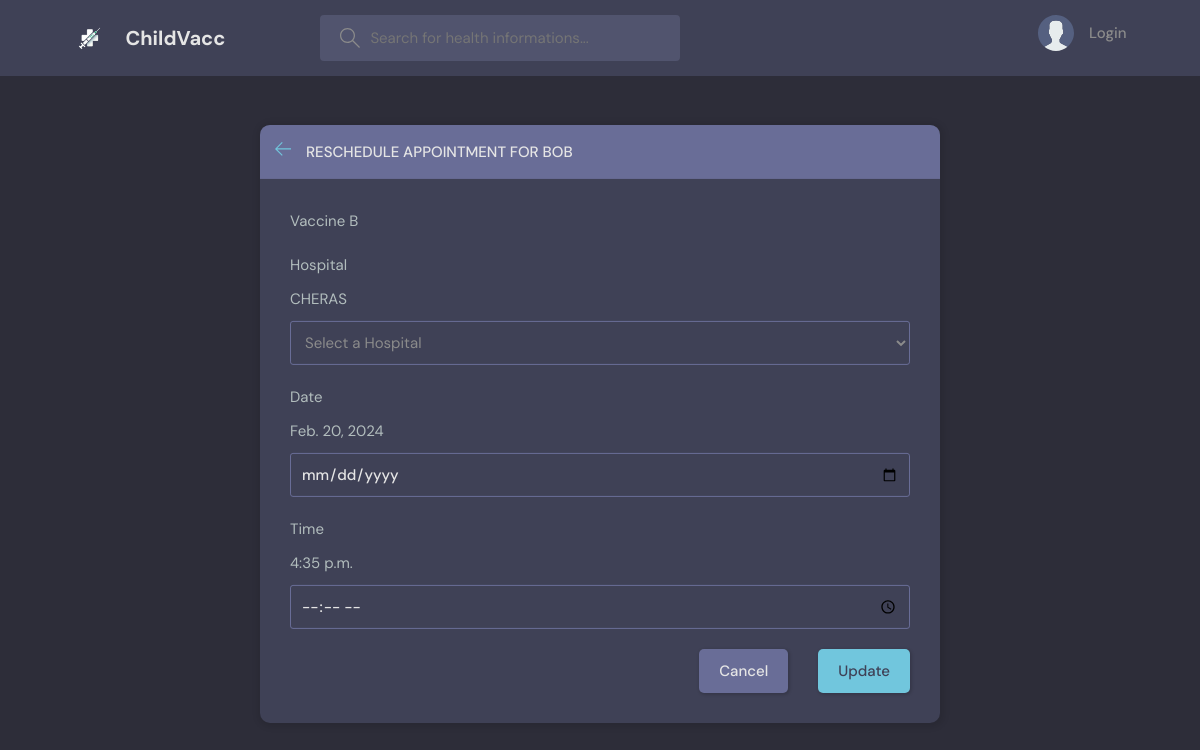
Page /reschedule-appointment/50 on the committed database.
### base/models.py (models this page shows, shortened)
class Child(models.Model):
    name = models.CharField(max_length=150)
    age = models.IntegerField(default=0)
    ic = models.CharField(max_length=12, unique=True)
    parent = models.ForeignKey(Parent, on_delete=models.CASCADE)
    avatar = models.ImageField(null=True, default="avatar.svg")
    class Meta:
        ordering = ['age', 'name']

class Vaccine(models.Model):
    name = models.CharField(max_length=30)
    description = models.TextField(null=True, blank=True)
    startage = models.IntegerField()
    endage = models.IntegerField()

class Appointment(models.Model):
    hospitalvaccine = models.ForeignKey(HospitalVaccine, on_delete=models.CASCADE)
    child = models.ForeignKey(Child, on_delete=models.CASCADE)
    date = models.DateField()
    time = models.TimeField()
    class Status(models.TextChoices):
        SCHEDULED = "SCHEDULED", "Scheduled"
        VACCINATED = "VACCINATED", "Vaccinated"
    status = models.CharField(max_length=50, choices=Status.choices, default=Status.SCHEDULED)
    class Meta:
        ordering = ['date', 'time']

class HospitalVaccine(models.Model):
    hospital = models.ForeignKey(Hospital, on_delete=models.CASCADE)
    vaccine = models.ForeignKey(Vaccine, on_delete=models.CASCADE)
    stored = models.IntegerField()
    booked = models.IntegerField(default=0)
    expiry = models.DateField(null=True)
    class Status(models.TextChoices):
        TOSHIP = "TOSHIP", "ToShip"
        TORECEIVE = "TORECEIVE", "ToReceive"
        COMPLETED = "COMPLETED", "Completed"
        EXPIRED = "EXPIRED", "Expired"
    status = models.CharField(max_length=50, choices=Status.choices, default=Status.TOSHIP)
    class Meta:
        ordering = ['expiry', 'status', 'vaccine']

class User(AbstractUser):
    email = models.EmailField(unique=True)
    username = models.CharField(max_length=150, unique=True)
    avatar = models.ImageField(null=True, default="avatar.svg")
    contact = models.CharField(max_length=12, null=True)
    address1 = models.CharField(max_length=30)
    address2 = models.CharField(max_length=30)
    postcode = models.CharField(max_length=5)
    city = models.CharField(max_length=30)
    state = models.CharField(max_length=20)
    class Types(models.TextChoices):
        PARENT = "PARENT", "Parent"
        HOSPITAL = "HOSPITAL", "Hospital"
        ADMIN = "ADMIN", "Admin"
        VACCINESUPPLIER = "VACCINESUPPLIER", "VaccineSupplier"
    type = models.CharField(max_length=50, choices=Types.choices, default=Types.ADMIN)
    class Status(models.TextChoices):
        APPROVED = "APPROVED", "Approved"
        PENDING = "PENDING", "Pending"
        RESTRICTED = "RESTRICTED", "Restricted"
    status = models.CharField(max_length=50, choices=Status.choices, default=Status.PENDING)
    class Meta:
        ordering = ['username']
    USERNAME_FIELD = 'email'
    REQUIRED_FIELDS = ['username', 'type']

### base/views.py (the view, shortened to what this page needs)
# urls.py: path('reschedule-appointment/<str:pk>', views.rescheduleAppointment, name="reschedule-appointment"),
def rescheduleAppointment(request, pk):
    child = Child.objects.get(id=pk)
    try:
        appointment = Appointment.objects.get(
            child=child,
            status="SCHEDULED"
        )
    except:
        appointment = None
    if appointment is not None:
        vaccine = appointment.hospitalvaccine.vaccine
        hospitalvaccines = HospitalVaccine.objects.filter(
            vaccine=vaccine,
            status='COMPLETED',
            stored__gt = 0
            )
    else:
        vaccine = None
        hospitalvaccines = None
    context = {'hospitalvaccines': hospitalvaccines, 'child': child, 'vaccine': vaccine, 'appointment': appointment}
    return render(request, 'base/reschedule_appointment.html', context)

### base/templates/base/reschedule_appointment.html (shortened to what this page needs)
{% extends 'main.html' %}
{% block content %}
  <main class="create-room layout">
    <div class="container">
      <div class="layout__box">
        <div class="layout__boxHeader">
          <div class="layout__boxTitle">
            <a href="{{request.META.HTTP_REFERER}}">
              <svg version="1.1" xmlns="http://www.w3.org/2000/svg" width="32" height="32" viewBox="0 0 32 32">
                <title>arrow-left</title>
                <path
                  d="M13.723 2.286l-13.723 13.714 13.719 13.714 1.616-1.611-10.96-10.96h27.625v-2.286h-27.625l10.965-10.965-1.616-1.607z">
                </path>
              </svg>
            </a>
            <h3>Reschedule Appointment for {{child.name}}</h3>
          </div>
        </div>
        <div class="layout__body">
          {% if appointment == None %}
            <div class="form__group">
              <label for="room_name">No any appointment booked for this child yet.</label>
            </div>
          {% else %}
            <form class="form" action="" method="POST" enctype="multipart/form-data">
              <div class="form__group">
                <label>Vaccine {{vaccine.name}}</label>
              </div>
              <div class="form__group">
                <label>Hospital</label>
                <label>{{appointment.hospitalvaccine.hospital.username}}</label>
                <select required name="hospital">
                    <option value="" disabled selected>Select a Hospital</option>
                </select>
            </div>
              <div class="form__group">
                  <label>Date</label>
                  <label>{{appointment.date}}</label>
                  <input type="date" name="date" value="{{date}}">
              </div>
              <div class="form__group">
                  <label>Time</label>
                  <label>{{appointment.time}}</label>
                  <input required type="time" value="Select a Time" name="time" />
              </div>
                <div class="form__action">
                    <a class="btn btn--dark" href="{{request.META.HTTP_REFERER}}">Cancel</a>
                    <button class="btn btn--main" type="submit">Update</button>
                </div>
            </form>
          {% endif %}
        </div>
      </div>
    </div>
  </main>
{% endblock content %}

### static/styles/style.css (style rules this page uses)
:root { --color-main: #71c6dd; --color-main-light: #e1f6fb; --color-dark: #3f4156; --color-dark-medium: #51546e; --color-dark-light: #696d97; --color-light: #e5e5e5; --color-gray: #8b8b8b; --color-light-gray: #b2bdbd; --color-bg: #2d2d39; --color-success: #5dd693; --color-error: #fc4b0b; }
* { font-family: "DM Sans", -apple-system, BlinkMacSystemFont, "Segoe UI", Roboto, Oxygen, Ubuntu, Cantarell, "Open Sans", "Helvetica Neue", sans-serif; margin: 0; padding: 0; box-sizing: border-box; text-rendering: optimizeLegibility; font-size: inherit; }
html { font-size: 56.25%; }
@media only screen and (min-width: 1200px) { html { font-size: 62.5%; } }
body { line-height: 1.6; font-weight: 400; font-size: 1.5rem; color: var(--color-light-gray); background-color: var(--color-bg); min-height: 100vh; }
a { display: inline-block; color: var(--color-main); text-decoration: none; }
.container { max-width: 120rem; width: 90%; margin: auto; }
.btn { background-color: transparent; border: none; display: inline-flex; align-items: center; gap: 1rem; cursor: pointer; transition: all ease-in-out 0.3s; padding: 1rem 2rem; border-radius: 5px; box-shadow: 1px 1px 3px 1px rgba(0, 0, 0, 0.15); font-weight: 500; }
.btn--main { background-color: var(--color-main); color: var(--color-dark); }
.btn--dark { background-color: var(--color-dark-light); color: var(--color-light); }
.layout { margin-top: 2.4rem; }
.layout > .container { display: flex; justify-content: space-between; align-items: flex-start; }
.layout__box { width: 90%; max-width: 48rem; min-height: 40rem; position: absolute; top: 50%; left: 50%; transform: translate(-50%, -46%); background-color: var(--color-dark); border-radius: 1rem; box-shadow: 1px 1px 6px 3px rgba(0, 0, 0, 0.1); overflow: hidden; }
.layout__boxHeader { display: flex; padding: 1.5rem; background-color: var(--color-dark-light); }
.layout__boxTitle { display: flex; gap: 1.5rem; align-items: center; }
.layout__boxTitle h3 { text-transform: uppercase; font-weight: 500; color: var(--color-light); }
.layout__boxTitle svg { width: 1.6rem; height: 1.6rem; fill: var(--color-main); }
.layout__body { margin: 3rem; }
.form__group { margin-bottom: 2rem; width: 100%; }
.form__group label { display: block; font-size: 1.5rem; margin-bottom: 1rem; }
.form__group input, .form__group textarea, .form__group select { background: transparent; border: 1px solid var(--color-dark-light); padding: 1rem; border-radius: 3px; width: 100%; color: var(--color-light); font-weight: 500; outline: none; }
.form__group select { color: var(--color-gray); font-weight: 400; }
.form__group select option { background-color: var(--color-dark-light); color: var(--color-light); padding: 0 10rem; }
.form__action { display: flex; justify-content: flex-end; gap: 3rem; }
.create-room.layout .layout__box { max-width: 68rem; }

### rows in the picture
Child: name "BOB"
Vaccine: name "B"
Appointment: hospitalvaccine.hospital.username "CHERAS", date "Feb. 20, 2024", time "4:35 p.m."
